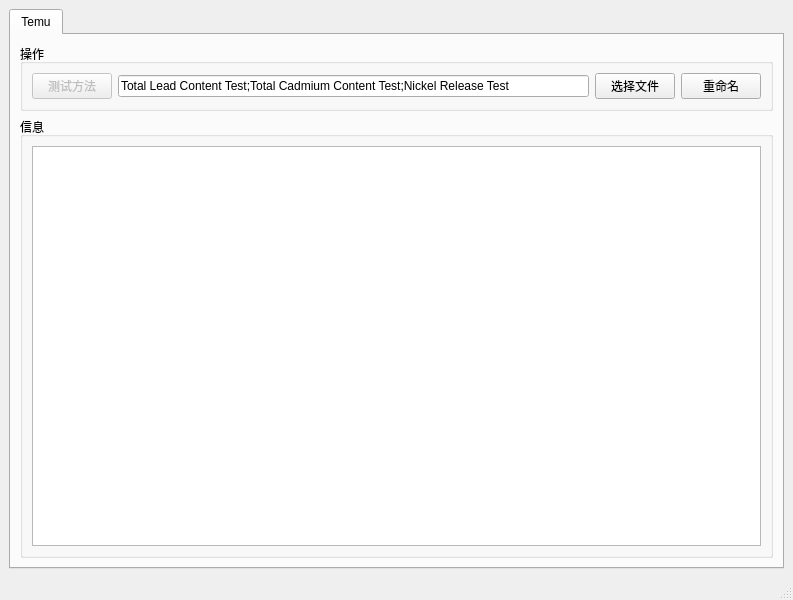
<?xml version="1.0" encoding="UTF-8"?>
<ui version="4.0">
 <class>MainWindow</class>
 <widget class="QMainWindow" name="MainWindow">
  <property name="geometry">
   <rect>
    <x>0</x>
    <y>0</y>
    <width>793</width>
    <height>600</height>
   </rect>
  </property>
  <property name="windowTitle">
   <string>PDF</string>
  </property>
  <property name="windowIcon">
   <iconset>
    <normaloff>ch.ico</normaloff>ch.ico</iconset>
  </property>
  <widget class="QWidget" name="centralwidget">
   <layout class="QVBoxLayout" name="verticalLayout">
    <item>
     <widget class="QTabWidget" name="tabWidget">
      <property name="currentIndex">
       <number>0</number>
      </property>
      <widget class="QWidget" name="tab">
       <attribute name="title">
        <string>Temu</string>
       </attribute>
       <layout class="QVBoxLayout" name="verticalLayout_2">
        <item>
         <widget class="QGroupBox" name="groupBox">
          <property name="title">
           <string>操作</string>
          </property>
          <layout class="QGridLayout" name="gridLayout_2">
           <item row="0" column="0">
            <widget class="QPushButton" name="pushButton">
             <property name="enabled">
              <bool>false</bool>
             </property>
             <property name="text">
              <string>测试方法</string>
             </property>
            </widget>
           </item>
           <item row="0" column="1">
            <widget class="QLineEdit" name="lineEdit">
             <property name="text">
              <string>Total Lead Content Test;Total Cadmium Content Test;Nickel Release Test</string>
             </property>
            </widget>
           </item>
           <item row="0" column="2">
            <widget class="QPushButton" name="pushButton_2">
             <property name="text">
              <string>选择文件</string>
             </property>
            </widget>
           </item>
           <item row="0" column="3">
            <widget class="QPushButton" name="pushButton_3">
             <property name="text">
              <string>重命名</string>
             </property>
            </widget>
           </item>
          </layout>
         </widget>
        </item>
        <item>
         <widget class="QGroupBox" name="groupBox_2">
          <property name="title">
           <string>信息</string>
          </property>
          <layout class="QGridLayout" name="gridLayout">
           <item row="0" column="0">
            <widget class="QTextBrowser" name="textBrowser">
             <property name="sizePolicy">
              <sizepolicy hsizetype="Expanding" vsizetype="Expanding">
               <horstretch>0</horstretch>
               <verstretch>0</verstretch>
              </sizepolicy>
             </property>
            </widget>
           </item>
          </layout>
         </widget>
        </item>
       </layout>
      </widget>
     </widget>
    </item>
   </layout>
  </widget>
  <widget class="QMenuBar" name="menubar">
   <property name="geometry">
    <rect>
     <x>0</x>
     <y>0</y>
     <width>793</width>
     <height>23</height>
    </rect>
   </property>
  </widget>
  <widget class="QStatusBar" name="statusbar"/>
 </widget>
 <resources>
  <include location="chicon.qrc"/>
 </resources>
 <connections/>
</ui>
